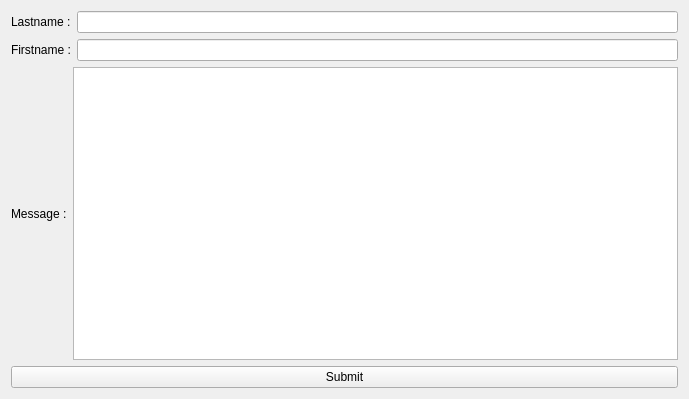
<?xml version="1.0" encoding="UTF-8"?>
<ui version="4.0">
 <class>Widget</class>
 <widget class="QWidget" name="Widget">
  <property name="geometry">
   <rect>
    <x>0</x>
    <y>0</y>
    <width>689</width>
    <height>399</height>
   </rect>
  </property>
  <property name="windowTitle">
   <string>Widget</string>
  </property>
  <layout class="QVBoxLayout" name="verticalLayout">
   <item>
    <layout class="QHBoxLayout" name="horizontalLayout">
     <item>
      <widget class="QLabel" name="label">
       <property name="text">
        <string>Lastname :</string>
       </property>
      </widget>
     </item>
     <item>
      <widget class="QLineEdit" name="lastNameLineEdit"/>
     </item>
    </layout>
   </item>
   <item>
    <layout class="QHBoxLayout" name="horizontalLayout_2">
     <item>
      <widget class="QLabel" name="label_2">
       <property name="text">
        <string>Firstname :</string>
       </property>
      </widget>
     </item>
     <item>
      <widget class="QLineEdit" name="firstNameLineEdit"/>
     </item>
    </layout>
   </item>
   <item>
    <layout class="QHBoxLayout" name="horizontalLayout_3">
     <item>
      <widget class="QLabel" name="label_3">
       <property name="text">
        <string>Message :</string>
       </property>
      </widget>
     </item>
     <item>
      <widget class="QTextEdit" name="messageTextEdit"/>
     </item>
    </layout>
   </item>
   <item>
    <widget class="QPushButton" name="submitButton">
     <property name="text">
      <string>Submit</string>
     </property>
    </widget>
   </item>
  </layout>
 </widget>
 <resources/>
 <connections/>
</ui>
